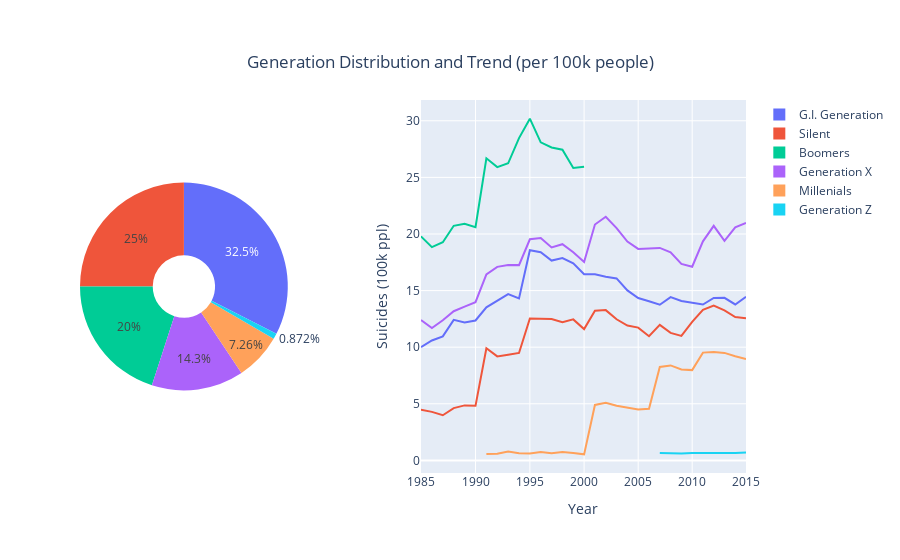

The cell this chart's notebook holds for it:
### Code cell
fig = make_subplots(
    rows=1,
    cols=2,
    horizontal_spacing = 0.2,
    column_widths=[0.39, 0.61],
    specs=[[{"type": "domain"}, {}]]
)    

fig.add_trace(go.Pie(
    values=generations_suicides['suicides_100k_pop'],
    labels=generations_suicides['generation'],
    textinfo='percent',
    showlegend=True,
    hole=.3
),row=1, col=1)


fig2 = px.line(generations_suicides_year, x="year", y="suicides_100k_pop", color='generation')
fig2['data'][0].showlegend = False
fig2['data'][1].showlegend = False
fig2['data'][2].showlegend = False
fig2['data'][3].showlegend = False
fig2['data'][4].showlegend = False
fig2['data'][5].showlegend = False


fig.append_trace(fig2['data'][0], row=1, col=2)
fig.append_trace(fig2['data'][1], row=1, col=2)
fig.append_trace(fig2['data'][2], row=1, col=2)
fig.append_trace(fig2['data'][3], row=1, col=2)
fig.append_trace(fig2['data'][4], row=1, col=2)
fig.append_trace(fig2['data'][5], row=1, col=2)

fig.update_yaxes(title="Suicides (100k ppl)", row=1, col=2)
fig.update_xaxes(title="Year", col=2, type="log")

fig.update_layout(
    title=dict(
        text='Generation Distribution and Trend (per 100k people)',
        y=0.90,
        x=0.5,
        xanchor='center',
        yanchor='top'
    )
)

fig.show()

### Figure 1 — Plotly figure (JSON) as saved in the notebook; plotly's stock layout.template omitted (floating-point values rounded to 4 significant figures)
{"data": [{"domain": {"x": [0, 0.312], "y": [0, 1]}, "hole": 0.3, "labels": ["Boomers", "G.I. Generation", "Generation X", "Generation Z", "Millenials", "Silent"], "showlegend": true, "textinfo": "percent", "type": "pie", "values": [14.74, 23.95, 10.54, 0.6423, 5.344, 18.41]}, {"hovertemplate": "generation=Boomers<br>year=%{x}<br>suicides_100k_pop=%{y}<extra></extra>", "legendgroup": "Boomers", "line": {"color": "#636efa", "dash": "solid"}, "mode": "lines", "name": "Boomers", "showlegend": false, "type": "scatter", "x": [1985, 1986, 1987, 1988, 1989, 1990, 1991, 1992, 1993, 1994, 1995, 1996, 1997, 1998, 1999, 2000, 2001, 2002, 2003, 2004, 2005, 2006, 2007, 2008, 2009, 2011, 2012, 2013, 2014, 2015], "xaxis": "x", "y": [10.01, 10.59, 10.96, 12.41, 12.18, 12.36, 13.52, 14.11, 14.69, 14.3, 18.57, 18.38, 17.65, 17.88, 17.41, 16.44, 16.43, 16.23, 16.08, 15.01, 14.35, 14.06, 13.75, 14.42, 14.08, 13.77, 14.35, 14.36, 13.77, 14.45], "yaxis": "y"}, {"hovertemplate": "generation=Generation X<br>year=%{x}<br>suicides_100k_pop=%{y}<extra></extra>", "legendgroup": "Generation X", "line": {"color": "#EF553B", "dash": "solid"}, "mode": "lines", "name": "Generation X", "showlegend": false, "type": "scatter", "x": [1985, 1986, 1987, 1988, 1989, 1990, 1991, 1992, 1993, 1994, 1995, 1996, 1997, 1998, 1999, 2000, 2001, 2002, 2003, 2004, 2005, 2006, 2007, 2008, 2009, 2010, 2011, 2012, 2013, 2014, 2015], "xaxis": "x", "y": [4.483, 4.287, 3.986, 4.614, 4.857, 4.82, 9.906, 9.187, 9.331, 9.488, 12.54, 12.49, 12.49, 12.2, 12.45, 11.6, 13.21, 13.27, 12.47, 11.91, 11.73, 10.97, 11.97, 11.26, 11.0, 12.23, 13.3, 13.67, 13.25, 12.66, 12.56], "yaxis": "y"}, {"hovertemplate": "generation=G.I. Generation<br>year=%{x}<br>suicides_100k_pop=%{y}<extra></extra>", "legendgroup": "G.I. Generation", "line": {"color": "#00cc96", "dash": "solid"}, "mode": "lines", "name": "G.I. Generation", "showlegend": false, "type": "scatter", "x": [1985, 1986, 1987, 1988, 1989, 1990, 1991, 1992, 1993, 1994, 1995, 1996, 1997, 1998, 1999, 2000], "xaxis": "x", "y": [19.79, 18.84, 19.27, 20.72, 20.9, 20.6, 26.68, 25.91, 26.24, 28.47, 30.19, 28.09, 27.65, 27.45, 25.83, 25.94], "yaxis": "y"}, {"hovertemplate": "generation=Silent<br>year=%{x}<br>suicides_100k_pop=%{y}<extra></extra>", "legendgroup": "Silent", "line": {"color": "#ab63fa", "dash": "solid"}, "mode": "lines", "name": "Silent", "showlegend": false, "type": "scatter", "x": [1985, 1986, 1987, 1988, 1989, 1990, 1991, 1992, 1993, 1994, 1995, 1996, 1997, 1998, 1999, 2000, 2001, 2002, 2003, 2004, 2005, 2006, 2007, 2008, 2009, 2010, 2011, 2012, 2013, 2014, 2015], "xaxis": "x", "y": [12.4, 11.7, 12.38, 13.18, 13.58, 13.98, 16.44, 17.1, 17.26, 17.25, 19.53, 19.64, 18.81, 19.1, 18.39, 17.53, 20.84, 21.52, 20.52, 19.33, 18.68, 18.71, 18.77, 18.37, 17.35, 17.11, 19.35, 20.72, 19.39, 20.59, 20.97], "yaxis": "y"}, {"hovertemplate": "generation=Millenials<br>year=%{x}<br>suicides_100k_pop=%{y}<extra></extra>", "legendgroup": "Millenials", "line": {"color": "#FFA15A", "dash": "solid"}, "mode": "lines", "name": "Millenials", "showlegend": false, "type": "scatter", "x": [1991, 1992, 1993, 1994, 1995, 1996, 1997, 1998, 1999, 2000, 2001, 2002, 2003, 2004, 2005, 2006, 2007, 2008, 2009, 2010, 2011, 2012, 2013, 2014, 2015], "xaxis": "x", "y": [0.5683, 0.5828, 0.7764, 0.625, 0.6033, 0.7354, 0.6406, 0.7297, 0.6567, 0.5324, 4.897, 5.089, 4.819, 4.654, 4.485, 4.557, 8.254, 8.39, 8.029, 7.974, 9.52, 9.572, 9.495, 9.2, 8.942], "yaxis": "y"}, {"hovertemplate": "generation=Generation Z<br>year=%{x}<br>suicides_100k_pop=%{y}<extra></extra>", "legendgroup": "Generation Z", "line": {"color": "#19d3f3", "dash": "solid"}, "mode": "lines", "name": "Generation Z", "showlegend": false, "type": "scatter", "x": [2007, 2008, 2009, 2010, 2011, 2012, 2013, 2014, 2015], "xaxis": "x", "y": [0.6462, 0.6188, 0.598, 0.6489, 0.6377, 0.6427, 0.6598, 0.6438, 0.7047], "yaxis": "y"}], "layout": {"title": {"text": "Generation Distribution and Trend (per 100k people)", "x": 0.5, "xanchor": "center", "y": 0.9, "yanchor": "top"}, "xaxis": {"anchor": "y", "domain": [0.512, 1], "title": {"text": "Year"}, "type": "log"}, "yaxis": {"anchor": "x", "domain": [0, 1], "title": {"text": "Suicides (100k ppl)"}}}}
